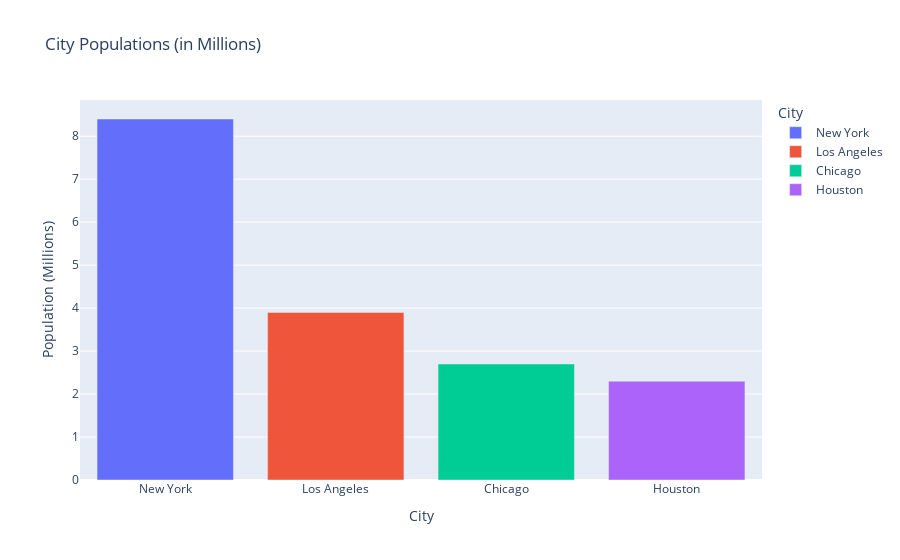

The notebook cell this image was saved under:
### Markdown cell above
### 5. Generate a bar plot using Plotly.

### Code cell
import plotly.express as px
import pandas as pd

# Sample data
data = {'City': ['New York', 'Los Angeles', 'Chicago', 'Houston'],
        'Population': [8.4, 3.9, 2.7, 2.3]}
df = pd.DataFrame(data)

# Create an interactive bar plot
fig = px.bar(df, x='City', y='Population', 
             title='City Populations (in Millions)',
             labels={'Population': 'Population (Millions)'},
             color='City')

fig.show()

### Figure 1 — Plotly figure (JSON) as saved in the notebook; plotly's stock layout.template omitted (floating-point values rounded to 4 significant figures)
{"data": [{"hovertemplate": "City=%{x}<br>Population (Millions)=%{y}<extra></extra>", "legendgroup": "New York", "marker": {"color": "#636efa", "pattern": {"shape": ""}}, "name": "New York", "orientation": "v", "showlegend": true, "textposition": "auto", "type": "bar", "x": ["New York"], "xaxis": "x", "y": [8.4], "yaxis": "y"}, {"hovertemplate": "City=%{x}<br>Population (Millions)=%{y}<extra></extra>", "legendgroup": "Los Angeles", "marker": {"color": "#EF553B", "pattern": {"shape": ""}}, "name": "Los Angeles", "orientation": "v", "showlegend": true, "textposition": "auto", "type": "bar", "x": ["Los Angeles"], "xaxis": "x", "y": [3.9], "yaxis": "y"}, {"hovertemplate": "City=%{x}<br>Population (Millions)=%{y}<extra></extra>", "legendgroup": "Chicago", "marker": {"color": "#00cc96", "pattern": {"shape": ""}}, "name": "Chicago", "orientation": "v", "showlegend": true, "textposition": "auto", "type": "bar", "x": ["Chicago"], "xaxis": "x", "y": [2.7], "yaxis": "y"}, {"hovertemplate": "City=%{x}<br>Population (Millions)=%{y}<extra></extra>", "legendgroup": "Houston", "marker": {"color": "#ab63fa", "pattern": {"shape": ""}}, "name": "Houston", "orientation": "v", "showlegend": true, "textposition": "auto", "type": "bar", "x": ["Houston"], "xaxis": "x", "y": [2.3], "yaxis": "y"}], "layout": {"barmode": "relative", "legend": {"title": {"text": "City"}, "tracegroupgap": 0}, "title": {"text": "City Populations (in Millions)"}, "xaxis": {"anchor": "y", "categoryarray": ["New York", "Los Angeles", "Chicago", "Houston"], "categoryorder": "array", "domain": [0, 1], "title": {"text": "City"}}, "yaxis": {"anchor": "x", "domain": [0, 1], "title": {"text": "Population (Millions)"}}}}
